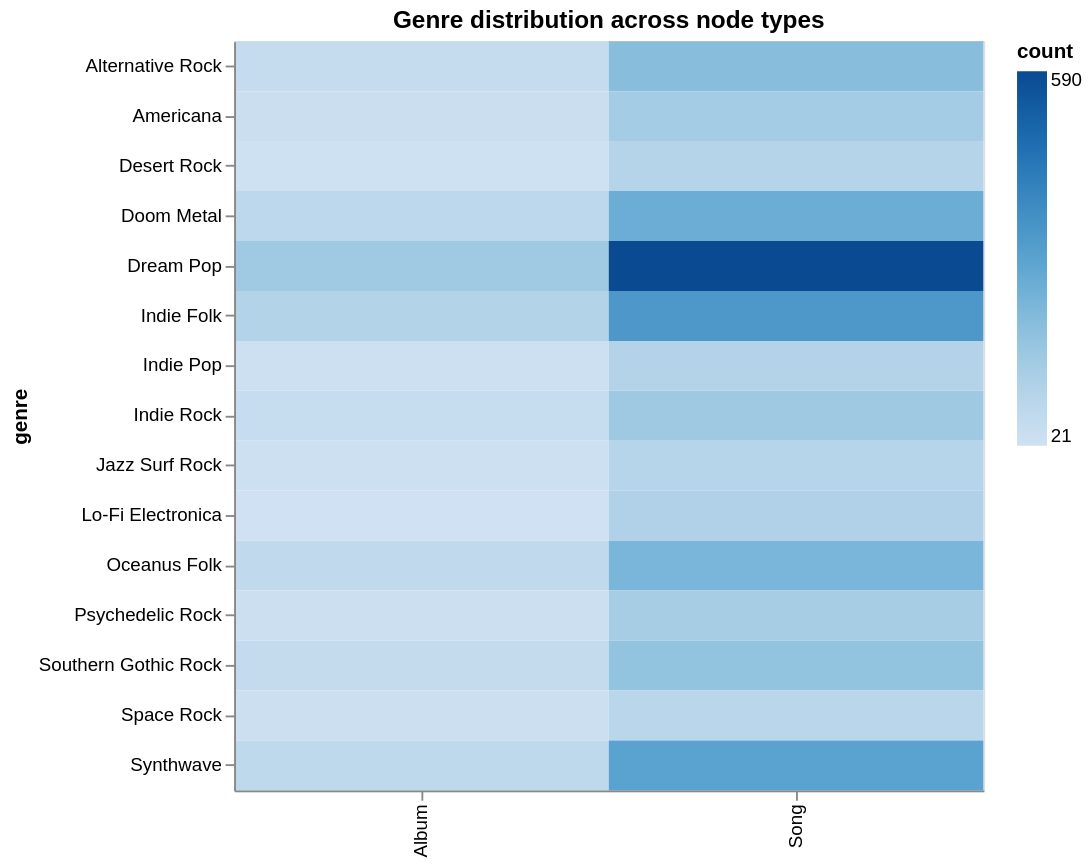

Here is the notebook cell this chart was saved with:
### Markdown cell above
## 7. Genre × Node Type heatmap
Which **node types** carry which genres? A heatmap shows it in one glance.

### Code cell
# Drop rows where genre is missing
gn = nodes_df.dropna(subset=['genre']).copy()

# Keep only top 15 genres to stay readable
top15 = gn['genre'].value_counts().head(15).index.tolist()
gn = gn[gn['genre'].isin(top15)]

heat = (
    gn.groupby(['Node Type', 'genre'])
      .size()
      .reset_index(name='count')
)

alt.Chart(heat).mark_rect().encode(
    x=alt.X('Node Type:N', title=None),
    y=alt.Y('genre:N', sort='-x'),
    color=alt.Color('count:Q', scale=alt.Scale(scheme='blues')),
    tooltip=['Node Type', 'genre', 'count']
).properties(
    width=400, height=400,
    title='Genre distribution across node types'
)

### Figure 1 — Vega-Lite specification as saved in the notebook (floating-point values rounded to 4 significant figures)
{"config": {"view": {"continuousWidth": 300, "continuousHeight": 300}}, "data": {"name": "data-48b9588198a6b230b8edc2a4c56d8151"}, "mark": {"type": "rect"}, "encoding": {"color": {"field": "count", "scale": {"scheme": "blues"}, "type": "quantitative"}, "tooltip": [{"field": "Node Type", "type": "nominal"}, {"field": "genre", "type": "nominal"}, {"field": "count", "type": "quantitative"}], "x": {"field": "Node Type", "title": null, "type": "nominal"}, "y": {"field": "genre", "sort": "-x", "type": "nominal"}}, "height": 400, "title": "Genre distribution across node types", "width": 400, "$schema": "https://vega.github.io/schema/vega-lite/v6.4.1.json", "datasets": {"data-48b9588198a6b230b8edc2a4c56d8151": [{"Node Type": "Album", "genre": "Alternative Rock", "count": 53}, {"Node Type": "Album", "genre": "Americana", "count": 39}, {"Node Type": "Album", "genre": "Desert Rock", "count": 24}, {"Node Type": "Album", "genre": "Doom Metal", "count": 80}, {"Node Type": "Album", "genre": "Dream Pop", "count": 152}, {"Node Type": "Album", "genre": "Indie Folk", "count": 108}, {"Node Type": "Album", "genre": "Indie Pop", "count": 30}, {"Node Type": "Album", "genre": "Indie Rock", "count": 52}, {"Node Type": "Album", "genre": "Jazz Surf Rock", "count": 29}, {"Node Type": "Album", "genre": "Lo-Fi Electronica", "count": 21}, {"Node Type": "Album", "genre": "Oceanus Folk", "count": 70}, {"Node Type": "Album", "genre": "Psychedelic Rock", "count": 32}, {"Node Type": "Album", "genre": "Southern Gothic Rock", "count": 57}, {"Node Type": "Album", "genre": "Space Rock", "count": 33}, {"Node Type": "Album", "genre": "Synthwave", "count": 74}, {"Node Type": "Song", "genre": "Alternative Rock", "count": 205}, {"Node Type": "Song", "genre": "Americana", "count": 145}, {"Node Type": "Song", "genre": "Desert Rock", "count": 101}, {"Node Type": "Song", "genre": "Doom Metal", "count": 268}, {"Node Type": "Song", "genre": "Dream Pop", "count": 590}, {"Node Type": "Song", "genre": "Indie Folk", "count": 342}, {"Node Type": "Song", "genre": "Indie Pop", "count": 104}, {"Node Type": "Song", "genre": "Indie Rock", "count": 156}, {"Node Type": "Song", "genre": "Jazz Surf Rock", "count": 98}, {"Node Type": "Song", "genre": "Lo-Fi Electronica", "count": 115}, {"Node Type": "Song", "genre": "Oceanus Folk", "count": 235}, {"Node Type": "Song", "genre": "Psychedelic Rock", "count": 140}, {"Node Type": "Song", "genre": "Southern Gothic Rock", "count": 185}, {"Node Type": "Song", "genre": "Space Rock", "count": 88}, {"Node Type": "Song", "genre": "Synthwave", "count": 308}]}}
